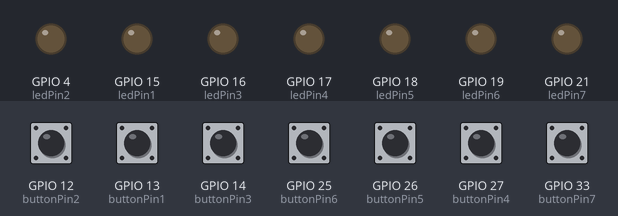
This sketch was run on a simulated ESP32. On the bench: output pins drawn as LEDs (lit = HIGH). The test bench sets the inputs (shaded band); at power-on: GPIO 12 (buttonPin2), GPIO 13 (buttonPin1), GPIO 14 (buttonPin3), GPIO 25 (buttonPin6), GPIO 26 (buttonPin5), GPIO 27 (buttonPin4), GPIO 33 (buttonPin7) LOW. WiFi joins after 1.5 s; servers stay silent unless stated; what the sketch prints to the serial monitor is not drawn.

Above: at 3.2 s.
3.3 s: GPIO 12 (buttonPin2) pulled HIGH for 0.15 s
At 3.5 s:
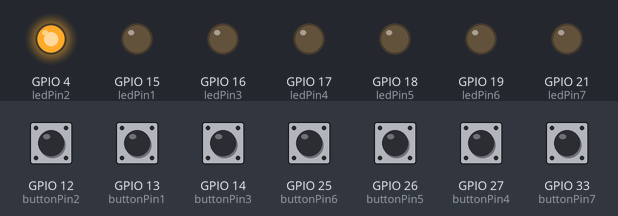
5.2 s: GPIO 13 (buttonPin1) pulled HIGH for 0.15 s
At 5.4 s:
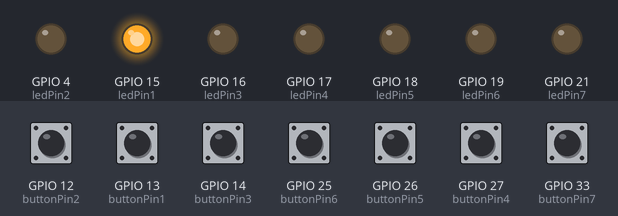
7.1 s: GPIO 14 (buttonPin3) pulled HIGH for 0.15 s
At 7.3 s:
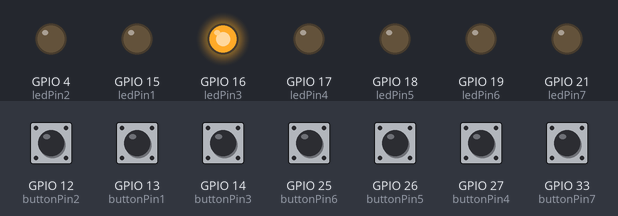
9.0 s: GPIO 25 (buttonPin6) pulled HIGH for 0.15 s
At 9.2 s:
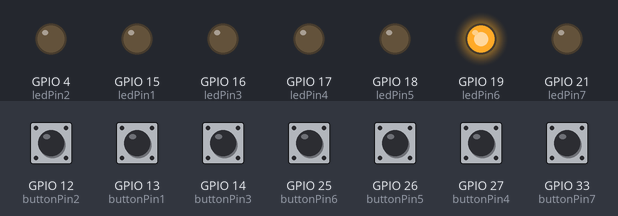
10.9 s: GPIO 26 (buttonPin5) pulled HIGH for 0.15 s
At 11.1 s:
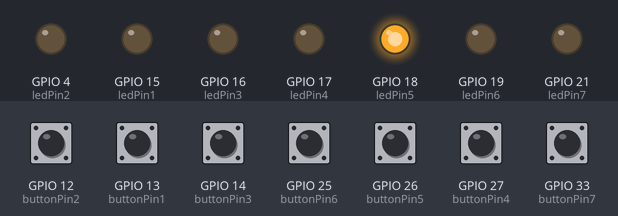
12.8 s: GPIO 27 (buttonPin4) pulled HIGH for 0.15 s
At 13.0 s:
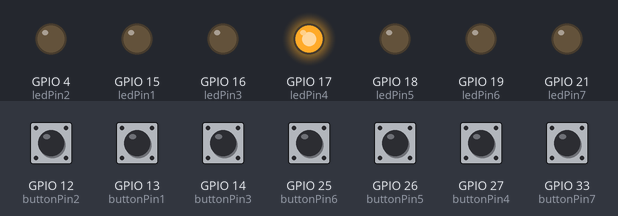
Timing chart, 0 to 15.7 s (numbered marks = the images above; inputs shaded):
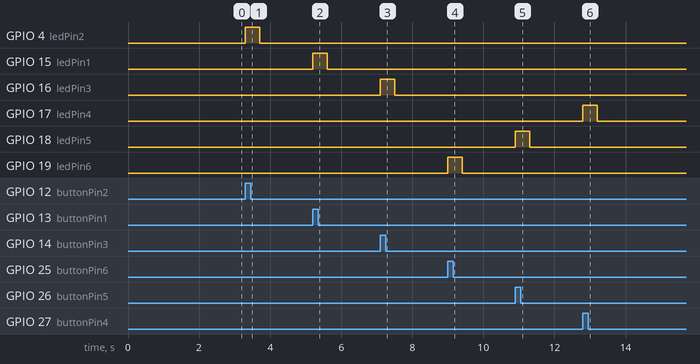

The sketch:

Humanc3.ino
```cpp
#include <WiFi.h>
// #include <ESP8266WiFi.h>
// #include <ESP8266WebServer.h>
#include <WebSocketsClient.h>
#include <WebSocketsServer.h>

const int buttonPin1 = 13;
const int buttonPin2 = 12;
const int buttonPin3 = 14;
const int buttonPin4 = 27;
const int buttonPin5 = 26;
const int buttonPin6 = 25;
const int buttonPin7 = 33;

const int ledPin1 = 15;
const int ledPin2 = 4;
const int ledPin3 = 16;
const int ledPin4 = 17;
const int ledPin5 = 18;
const int ledPin6 = 19;
const int ledPin7 = 21;


WebSocketsServer webSocket = WebSocketsServer(5532);

 const char* ssid = "SSID";
 const char* password = "PASSWORD";

const char* webSocketServerHost = "your_computer_ip";
// const uint16_t webSocketServerPort = 5532;

void setup() {
  pinMode(buttonPin1, INPUT);
  pinMode(buttonPin2, INPUT);
  pinMode(buttonPin3, INPUT);
  pinMode(buttonPin4, INPUT);
  pinMode(buttonPin5, INPUT);
  pinMode(buttonPin6, INPUT);
  pinMode(buttonPin7, INPUT);

  pinMode(ledPin1, OUTPUT);
  pinMode(ledPin2, OUTPUT);
  pinMode(ledPin3, OUTPUT);
  pinMode(ledPin4, OUTPUT);
  pinMode(ledPin5, OUTPUT);
  pinMode(ledPin6, OUTPUT);
  pinMode(ledPin7, OUTPUT);

  Serial.begin(115200);

  WiFi.begin(ssid, password);
  while (WiFi.status() != WL_CONNECTED) {
    delay(1000);
    Serial.println("Connecting to WiFi...");
  }
  Serial.println("Connected Successfully");
  webSocket.begin();
  webSocket.onEvent(webSocketEvent);
  // 获取并打印ESP8266的IP地址
  IPAddress ip = WiFi.localIP();
  Serial.print("ESP32 wroom的IP地址: ");
  Serial.println(ip);
}

void loop() {
  webSocket.loop();
  int buttonState1 = digitalRead(buttonPin1);
  int buttonState2 = digitalRead(buttonPin2);
  int buttonState3 = digitalRead(buttonPin3);
  int buttonState4 = digitalRead(buttonPin4);
  int buttonState5 = digitalRead(buttonPin5);
  int buttonState6 = digitalRead(buttonPin6);
  int buttonState7 = digitalRead(buttonPin7);

  if (buttonState1 == HIGH) {
    Serial.println("C3");
    //webSocket.sendTXT("C4");  // 发送音符
    webSocket.broadcastTXT("C3");
    digitalWrite(ledPin1, HIGH);
    delay(400);  // 简单的防抖动
  }else{
    digitalWrite(ledPin1, LOW);
  }

  if (buttonState2 == HIGH) {
    Serial.println("D3");
    //webSocket.sendTXT("D4");  // 发送音符
    webSocket.broadcastTXT("D3");
    digitalWrite(ledPin2, HIGH);
    delay(400);  // 简单的防抖动
  }else{
    digitalWrite(ledPin2, LOW);
  }

  if (buttonState3 == HIGH) {
    Serial.println("E3");
    //webSocket.sendTXT("D4");  // 发送音符
    webSocket.broadcastTXT("E3");
    digitalWrite(ledPin3, HIGH);
    delay(400);  // 简单的防抖动
  }else{
    digitalWrite(ledPin3, LOW);
  }

  if (buttonState4 == HIGH) {
    Serial.println("F3");
    //webSocket.sendTXT("D4");  // 发送音符
    webSocket.broadcastTXT("F3");
    digitalWrite(ledPin4, HIGH);
    delay(400);  // 简单的防抖动
  }else{
    digitalWrite(ledPin4, LOW);
  }

  if (buttonState5 == HIGH) {
    Serial.println("G3");
    //webSocket.sendTXT("D4");  // 发送音符
    webSocket.broadcastTXT("G3");
    digitalWrite(ledPin5, HIGH);
    delay(400);  // 简单的防抖动
  }else{
    digitalWrite(ledPin5, LOW);
  }

  if (buttonState6 == HIGH) {
    Serial.println("A3");
    //webSocket.sendTXT("D4");  // 发送音符
    webSocket.broadcastTXT("A3");
    digitalWrite(ledPin6, HIGH);
    delay(400);  // 简单的防抖动
  }else{
    digitalWrite(ledPin6, LOW);
  }

  if (buttonState7 == HIGH) {
    Serial.println("B3");
    //webSocket.sendTXT("D4");  // 发送音符
    webSocket.broadcastTXT("B3");
    digitalWrite(ledPin7, HIGH);
    delay(400);  // 简单的防抖动
  }else{
    digitalWrite(ledPin7, LOW);
  }
}
 void webSocketEvent(uint8_t num, WStype_t type, uint8_t * payload, size_t length) {
  // 处理 WebSocket 事件
 }
```

Measured:
- after the input at 3.3 s, GPIO 4 (ledPin2): LOW → HIGH at once, → LOW 0.40 s later
- after the input at 5.2 s, GPIO 15 (ledPin1): LOW → HIGH at once, → LOW 0.40 s later
- after the input at 7.1 s, GPIO 16 (ledPin3): LOW → HIGH at once, → LOW 0.40 s later
- after the input at 9.0 s, GPIO 19 (ledPin6): LOW → HIGH at once, → LOW 0.40 s later
- after the input at 10.9 s, GPIO 18 (ledPin5): LOW → HIGH at once, → LOW 0.40 s later
- after the input at 12.8 s, GPIO 17 (ledPin4): LOW → HIGH at once, → LOW 0.40 s later
